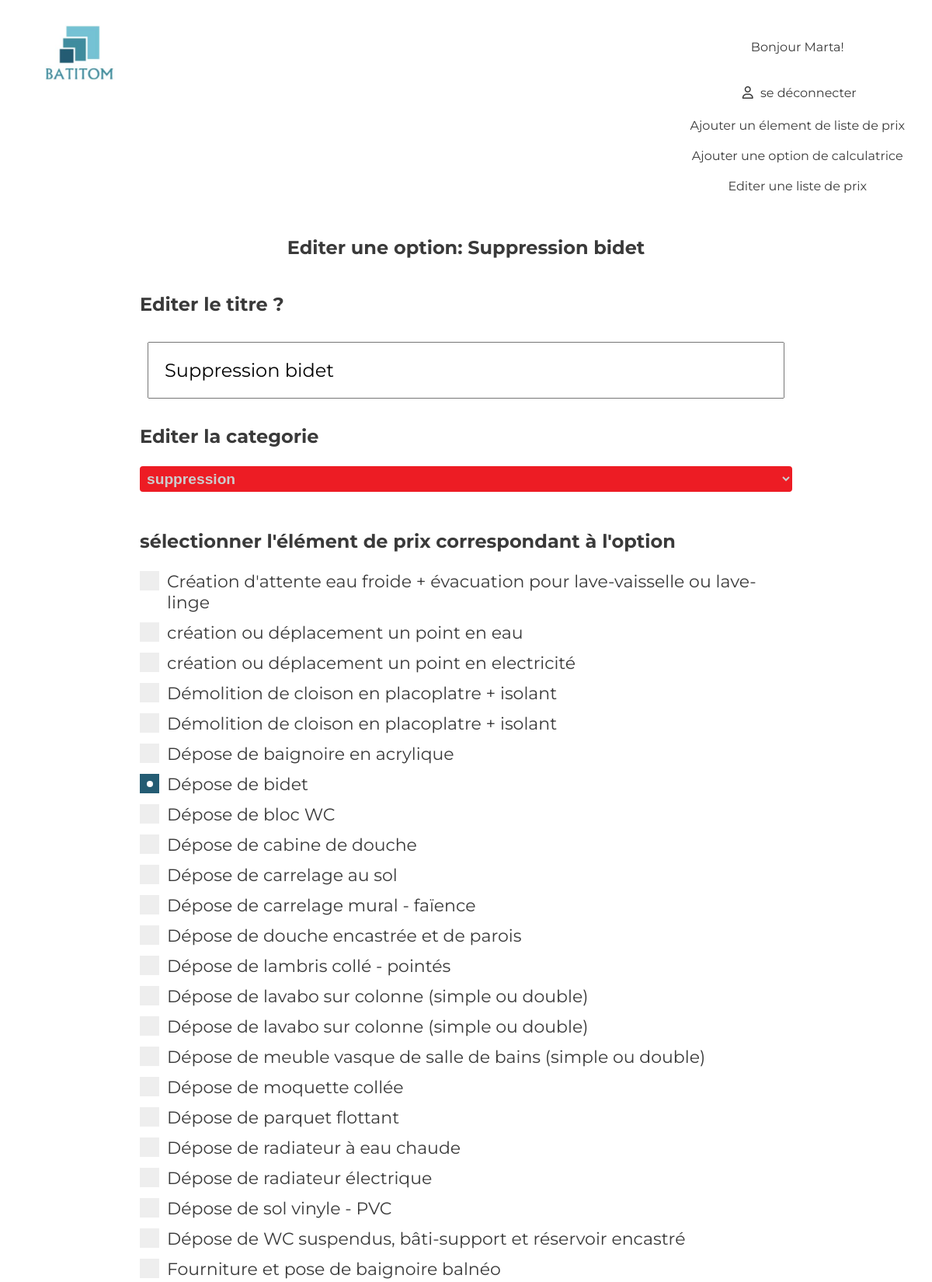
/index.php/formquestion/update?id=13 (signed in, upper part), run on the app's committed database.
### tables this page shows
CREATE TABLE IF NOT EXISTS `formquestion` (
  `id` int(11) UNSIGNED NOT NULL AUTO_INCREMENT,
  `title` varchar(100) NOT NULL,
  `category` varchar(100) NOT NULL,
  PRIMARY KEY (`id`)
);

CREATE TABLE IF NOT EXISTS `pricelist` (
  `id` int(10) UNSIGNED NOT NULL AUTO_INCREMENT,
  `description` varchar(255) NOT NULL,
  `category` varchar(100) DEFAULT NULL,
  `price` float NOT NULL,
  `dontFurniture` varchar(100) NOT NULL,
  `bym2` tinyint(1) NOT NULL DEFAULT '0',
  `title` varchar(100) NOT NULL,
  PRIMARY KEY (`id`)
);

### index.php (called while the page is built, shortened)
<?php
require "lib/Router.php";
require "lib/Kernel.php";
require "lib/Database.php";
$kernel = new Kernel();
$kernel->run();

### lib/Database.php (called while the page is built)
<?php
class Database
{
    private static $instance = null;
    private $pdo;
    private function __construct()
    {
        $this->pdo = new PDO
        (
            "mysql:host=localhost;port=3308;dbname=calculator_batitom_db;charset=UTF8",
            "root",
            "",
            [
                PDO::ATTR_ERRMODE => PDO::ERRMODE_EXCEPTION,
                PDO::ATTR_DEFAULT_FETCH_MODE => PDO::FETCH_ASSOC,
            ]
        );
    }
    public function getPdo()
    {
        return $this->pdo;
    }
    public static function getInstance()
    {
        if(self::$instance === null)
        {
            self::$instance = new Database();
        }
        return self::$instance;
    }
}

### app/controllers/FormquestionController.php (called while the page is built, shortened)
<?php
class FormquestionController
{
    public function updateAction()
    {
        $questionModel = new FormquestionModel();
        $priceModel = new PricelistModel();
        if (isset ($_GET['id']) && ctype_digit($_GET['id']))
        {
            $question = $questionModel->find($_GET['id']) ;
            $checkedprices = $priceModel->findCheckedPriceElements($_GET['id']) ;
            return [
                "template" =>
                    [
                        "folder" => "formquestion",
                        "file" => "update",
                    ],
                "neededScripts" =>
                    [
                        "FormValidator.class.js",
                    ],
                "question" => $question,
                "checkedprices" => $checkedprices,
            ];
        }
    }
}

### app/models/AbstractModel.php (called while the page is built, shortened)
<?php
abstract class AbstractModel
{
    public function __construct()
    {
        $this->pdo=Database::getInstance()->getPdo();
    }
}

### app/models/FormquestionModel.php (called while the page is built, shortened)
<?php
class FormquestionModel extends AbstractModel
{
    public function find($id) {
        $query = $this->pdo->prepare("SELECT id, title, category
                                      FROM formquestion
                                      WHERE id= :id");
        $query->execute(["id" => $id]);
        return $query->fetch();
    }
}

### lib/Router.php (called while the page is built, shortened)
<?php
class Router
{
    private $rootURL;
    private $allUrls;
    private static $instance = null;
    private function __construct()
    {
        $this->rootURL = $_SERVER["SCRIPT_NAME"];
        $this->allUrls = [] ;
        foreach ($this->allRoutes as $url => $route)
        {
            $this->allUrls[$route["name"]] = $url ;
        }
    }
    public function generateUrl($routeName)
    {
        if (isset($this->allUrls[$routeName]))
        {
            return $this->rootURL.$this->allUrls[$routeName];
        }
        else
        {
            throw new ErrorException ("Pas de route \" $routeName \" dans le router");
        }
    }
    public static function getInstance()
    {
        if(self::$instance === null)
        {
            self::$instance = new Router();
        }
        return self::$instance;
    }
}

### app/models/PricelistModel.php (called while the page is built, shortened)
<?php
class PricelistModel extends AbstractModel
{
    public function findCheckedPriceElements($questionId)
    {
        $query = $this->pdo->prepare("SELECT pricelist.id, (pricelist_id IS NOT NULL) AS isChecked, pricelist.title
                                                FROM pricelist
                                                LEFT JOIN formquestion_pricelist ON pricelist.id = formquestion_pricelist.pricelist_id
                                                AND FormQuestion_id = :id
                                                ORDER BY title");
        $query->execute([
            "id" => $questionId,
        ]);
        return $query->fetchAll() ;
    }
}

### www/views/formquestion/updateView.phtml (the view, shortened to what this page needs)
<h2>Editer une option: <?= $question['title'] ?></h2>
<form action="<?=Router::getInstance()->generateUrl("batitom_formquestion_update")?>" method="POST" enctype="multipart/form-data" autocomplete="off" data-validate>
    <h3>Editer le titre ?</h3>
    <input type="text" name="title" value="<?= htmlspecialchars($question['title']) ?>" data-minlength="2" />
    <h3>Editer la categorie</h3>
    <select name="category" id="category" data-requiredselect="-1">
        <option value="suppression" <?php if($question['category'] == 'suppression'): ?> selected <?php endif?>>suppression</option>
    </select>
    <h3>sélectionner l'élément de prix correspondant à l'option</h3>
    <div data-minchecked="1">
        <?php foreach($checkedprices as $checkedprice): ?>
            <label for="cat-<?= $checkedprice["id"]?>" class='container'>
                <span class="checkmark"></span>
                <?= htmlspecialchars($checkedprice["title"])?>
            </label>
    <?php endforeach;?>
    </div>
</form>

### www/css/style.css (style rules this page uses)
body { font-family: 'Montserrat', sans-serif; color: #3a3a3a; width: 100%; margin: 0 auto; }
h2 { text-align: center }
h3 { font-size: 1.5em; font-weight: bold; }
form { background-color: #ffffff; margin: 0 auto; width: 70%; min-width: 300px; display: flex; flex-direction: column; justify-content: center; }
form input[type=text], input[type=password] { padding: 20px; margin: 10px; font-size: 1.5em; font-family: 'Montserrat', sans-serif; }
.container { display: block; position: relative; padding-left: 35px; margin-bottom: 12px; cursor: pointer; font-size: 22px; -webkit-user-select: none; -moz-user-select: none; -ms-user-select: none; user-select: none; }
.checkmark { position: absolute; top: 0; left: 0; height: 25px; width: 25px; background-color: #eee; }
.container input:checked ~ .checkmark, .container input:checked ~ .checkmark-radio { background-color: #245c73; }
.checkmark:after, .checkmark-radio:after { content: ""; position: absolute; display: none; }
.container input:checked ~ .checkmark:after, .container input:checked ~ .checkmark-radio:after { display: block; }
.container .checkmark:after, .container .checkmark-radio:after { top: 9px; left: 9px; width: 8px; height: 8px; border-radius: 50%; background: white; }
select { padding: 5px; margin-bottom: 25px; border: none; border-radius: 4px; background-color: #ed1c24; color: #cccccc; font-size: 1.2em; font-weight: bold; }
select:after { position: absolute; content: ""; top: 14px; right: 10px; width: 0; height: 0; border: 6px solid transparent; border-color: #fff transparent transparent transparent; }

### data on the page
formquestion: title "Suppression bidet", category "suppression"
pricelist: title "Création d'attente eau froide + évacuation pour lave-vaisselle ou lave-linge"
pricelist: title "création ou déplacement un point en eau"
pricelist: title "création ou déplacement un point en electricité"
pricelist: title "Démolition de cloison en placoplatre + isolant"
pricelist: title "Démolition de cloison en placoplatre + isolant"
pricelist: title "Dépose de baignoire en acrylique"
pricelist: title "Dépose de bidet"
pricelist: title "Dépose de bloc WC"
pricelist: title "Dépose de cabine de douche"
pricelist: title "Dépose de carrelage au sol"
pricelist: title "Dépose de carrelage mural - faïence"
pricelist: title "Dépose de douche encastrée et de parois"
pricelist: title "Dépose de lambris collé - pointés"
pricelist: title "Dépose de lavabo sur colonne (simple ou double)"
pricelist: title "Dépose de lavabo sur colonne (simple ou double)"
pricelist: title "Dépose de meuble vasque de salle de bains (simple ou double)"
pricelist: title "Dépose de moquette collée"
pricelist: title "Dépose de parquet flottant"
pricelist: title "Dépose de radiateur à eau chaude"
pricelist: title "Dépose de radiateur électrique"
pricelist: title "Dépose de sol vinyle - PVC"
pricelist: title "Dépose de WC suspendus, bâti-support et réservoir encastré"
pricelist: title "Fourniture et pose de baignoire balnéo"

### other printed values
UserSession::getInstance()->getForname() "Marta"
